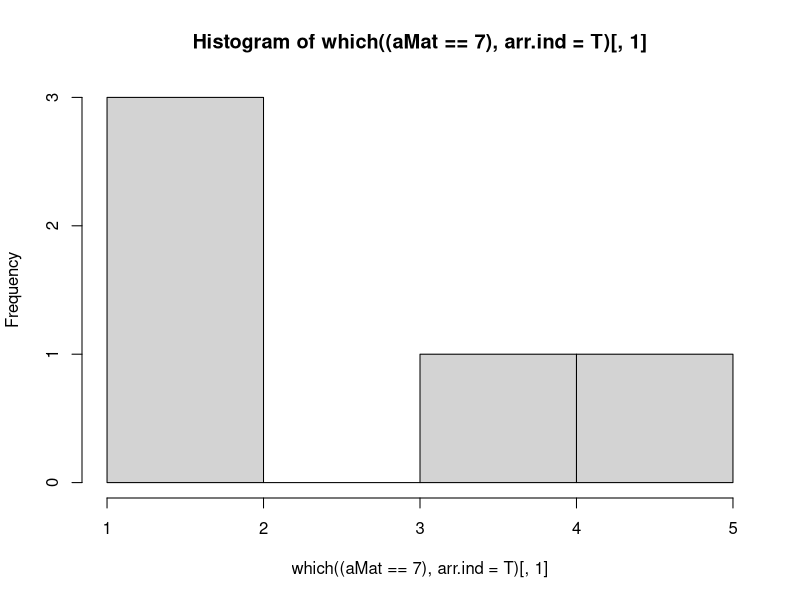

Generate this figure with R:
## ---- chunk 1
knitr::opts_chunk$set(echo = TRUE)
## ---- chunk 2
A <- matrix(c(1,1,3,5,2,6,-2,-1,-3), nrow = 3, byrow = T)
O <- matrix(rep(0,9), nrow=3, byrow=T)
sum(A %*% A %*% A == O) / length(A) == 1 #Check to see if A to the third is identical to the zero matrix
## ---- chunk 3
A <- matrix(c(1,1,3,5,2,6,-2,-1,-3), nrow = 3, byrow = TRUE)
A
## ---- chunk 4
A[,3] <- A[,2] + A[,3]

A
## ---- chunk 5
#first create B
B <- matrix(rep(c(10,-10, 10), length.out = 15), nrow=5, ncol=3, byrow = T)
B

## ---- chunk 6
#now calculate B.T@B
out <- crossprod(B,B)
out
## ---- chunk 7
matE <- matrix(rep(0,36), nrow = 6, byrow = TRUE)  

# Note what the functions row() and col() do
row(matE)
col(matE)

## ---- chunk 8
# With a little experimentation you would see
# that the specified pattern is in the |1|'s
row(matE)-col(matE)
## ---- chunk 9
# so you use the locations of the 1's to modify matE 
matE[abs(row(matE)-col(matE))==1] <- 1
matE
## ---- chunk 10

a <- 0:4
A <- outer(a,a,"+")
A
## ---- chunk 11
B <- outer(a,a, "*")
B

# and
b <- 5:10
C <- outer(a,b,"+")
C

# and finally  --  make sure you check the values.
D <- outer(b,a, "%%")
D
## ---- chunk 12
a <- 0:4
A <- outer(a,a, "+")
A <- A %% length(a) #take sum modularly to generate the effect of increasing by 1 going down columns
A
## ---- chunk 13
#this is the same thing essentially with a different range
a  <-  0:9
A <- outer(a,a, "+")
A <- A %% length(a)
A
## ---- chunk 14
#this is the same thing essentially with a different range
a  <-  0:8
A <- outer(a,a, "+")
A <- A %% length(a)
#Now the matrix here is essentially the correct matrix, but columns 2 to 9 are in the wrong order
A[,2:9] <- A[,9:2]
A
## ---- chunk 15
#first create the matrix A
A <-  matrix(rep(1:5, length.out=25), nrow=5, byrow = T)
A <-  abs(row(A) - col(A)) + 1
A
#x is the matrix we want to solve for, lets create y
y <- matrix(c(7,-1,-3,5,17), nrow=5, byrow = T)
y
#now solve
x <- solve(A,y)
x #this is the answer
#now check answer 
abs(A %*% x - y) < 1e-6 
## ---- chunk 16
set.seed(75)  
aMat <- matrix(sample(10, size=60, replace=TRUE), nr=6)  
## ---- chunk 17
sum(aMat > 4) #we expect this to be around 6/10 * 60 = 36 entries
## ---- chunk 18
#answer is row 5
hist(which((aMat == 7), arr.ind = T)[,1]) #histogram illustrating number of 7s in each row
which(rowSums((aMat == 7)) == 2 ) #sums the rows of the logical vector of locations aMat == 7, gives rows which contain exactly 2 7s.

## ---- chunk 19
allcolsums <- outer(colSums(aMat), colSums(aMat), "+")
allcolsums
sol <- which(allcolsums > 75, arr.ind = T)
sol
## ---- chunk 20
allcolsums <- outer(colSums(aMat), colSums(aMat), "+")
allcolsums
sol <- allcolsums > 75
sol[lower.tri(sol)] <- F #remove below diagonal
diag(sol) <- F #remove the diagonal
sol <- which(sol, arr.ind = T)
sol

## ---- chunk 21
sum((1:20)^4) * sum(1/(3+(1:5)))

# or

sum(outer((1:20)^4, (3+(1:5)), "/"))

## ---- chunk 22
i <-1:20
j <- 1:5
sum(i^4/(3+i*j))


## ---- chunk 23
i <-1:10
ij  <-  outer(i,i,"*") + 3
ij[upper.tri(ij)] <- Inf #because it wont count in the sum of the next step
sum(i^4/(ij))



